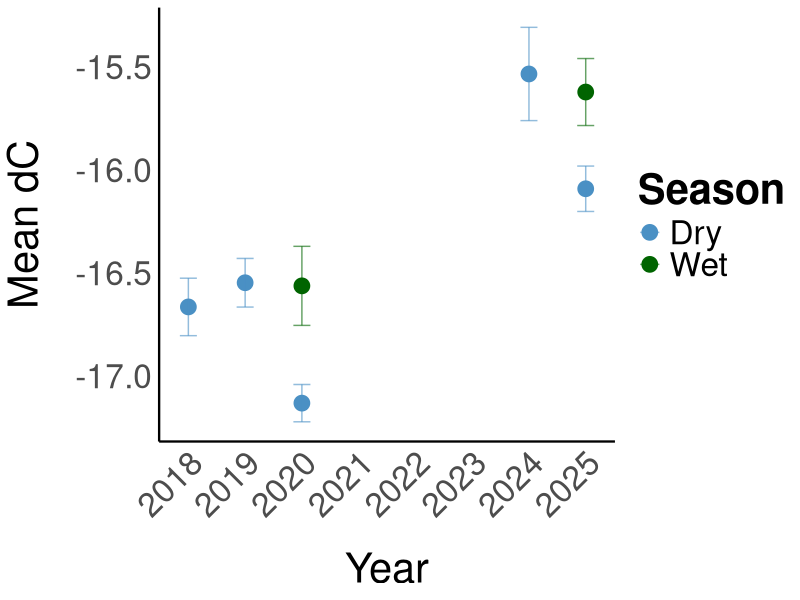
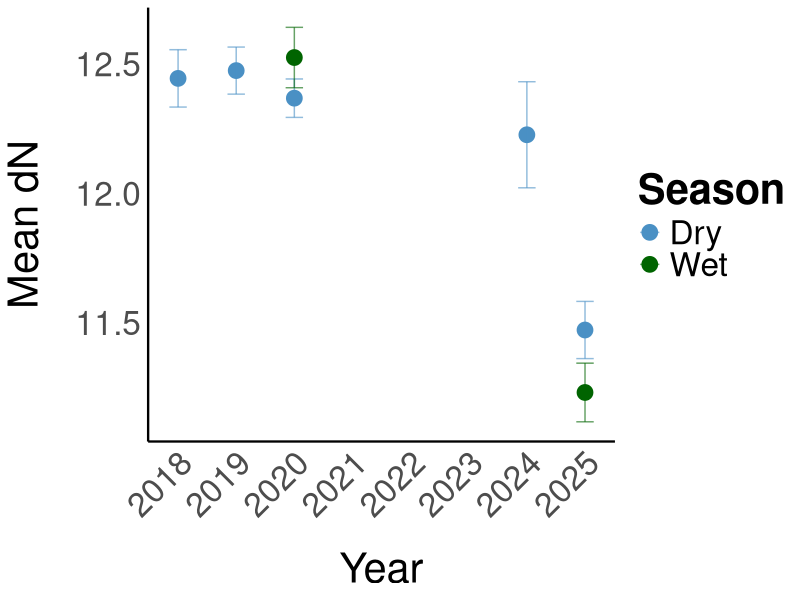

Source code (R) for these figures, in order:
## ---- chunk 1
#| include: false
library(patchwork)
library(broom)
library(tidyverse)

my_theme <- theme_minimal() +
  theme(
    axis.title.x = element_text(size = 30, margin = margin(t = 20)),
    axis.title.y = element_text(size = 30, margin = margin(r = 20)),
    axis.text.x = element_text(size = 24),
    axis.text.y = element_text(size = 24),
    panel.grid.major = element_blank(),
    panel.grid.minor = element_blank(),
    panel.background = element_blank(),
    plot.background = element_blank(),
    legend.title = element_text(size = 30, face = "bold"),
    legend.text = element_text(size = 24),
    strip.text = element_text(size = 30, face = "bold"),
    axis.line = element_line(colour = "black", linewidth = 0.8)) 

cbf <- c("orange", "#56B4E9", "#009E73", "#F0E442","pink")

## ---- chunk 2
#| echo: true
lab_outputs<-read.csv("Lab_outputs.csv",header=TRUE)
head(lab_outputs)
lab_outputs <- lab_outputs[, 1:(ncol(lab_outputs) - 4)]

metadata<-read.csv("Metadata.csv",header=TRUE)
head(metadata)
metadata <- metadata[, 1:(ncol(metadata) - 88)]

lab_outputs <- lab_outputs %>%
  mutate(Sample_ID = case_when(
    Sample_type == "Blood" ~ sub("^RBC([0-9]+)[a-zA-Z]$", "\\1", Sample_name), 
    Sample_type == "Skin"  ~ Sample_name,                       
    TRUE ~ Sample_name
  ))
head(lab_outputs)

blood_labs <- lab_outputs %>%
  filter(Sample_type == "Blood") %>%
  mutate(Sample_ID = as.integer(Sample_ID)) %>%
  left_join(metadata %>% select(Blood_RB, Sex, Life_stage, Date),
            by = c("Sample_ID" = "Blood_RB")) %>%
  mutate(Sample_ID = as.character(Sample_ID))

skin_labs <- lab_outputs %>%
  filter(Sample_type == "Skin") %>%
  left_join(metadata %>% select(Biopsy_no, Genetics_no, Sex, Life_stage, Date) %>%
              pivot_longer(c(Biopsy_no, Genetics_no), values_to = "Sample_ID") %>%
              select(-name),
            by = "Sample_ID")

SIA_full <- bind_rows(blood_labs, skin_labs) %>%
  select(-Sample_ID)

SIA_full <- SIA_full %>%
  mutate(
    Month = month(Date),
    Season = if_else(Month %in% 11:12 | Month %in% 1:4, "Wet", "Dry")
  )
SIA_full$Date <- as.Date(SIA_full$Date, format = "%d/%m/%Y")
SIA_full$Year <- year(SIA_full$Date)

head(SIA_full)
## ---- chunk 3
SIA_full %>%
  group_by(Sample_type, Sex, Season) %>%
  summarise(
    mean_C = round(mean(C, na.rm = TRUE), 2),
    sd_C   = round(sd(C, na.rm = TRUE), 2),
    mean_N = round(mean(N, na.rm = TRUE), 2),
    sd_N   = round(sd(N, na.rm = TRUE), 2),
    n      = n(),
    .groups = "drop"
  )
## ---- chunk 4
#| echo: true

SIA_biopsy<-SIA_full[SIA_full$Sample_type=="Skin",]

SIA_full %>%
  group_by(Year, Season) %>%
  summarise(mean_C = mean(C, na.rm = TRUE),
            se_C = sd(C, na.rm = TRUE) / sqrt(n()),
            n = n(),
            .groups = "drop") %>%
  ggplot(aes(x = Year, y = mean_C, colour = Season, group = Season)) +
  geom_point(size = 5) +
  geom_errorbar(aes(ymin = mean_C - se_C, ymax = mean_C + se_C), width = 0.3, alpha = 0.6)+
  scale_colour_manual(values = c("#4A90C4", "darkgreen")) +
  scale_x_continuous(breaks = seq(min(SIA_full$Year, na.rm = TRUE), 
                                   max(SIA_full$Year, na.rm = TRUE), 
                                   by = 1))+
  labs(
    x = "Year",
    y = "Mean dC",
    colour = "Season"
  ) +
  my_theme + 
  theme(axis.text.x = element_text(angle = 45, hjust = 1))

SIA_full %>%
  group_by(Year, Season) %>%
  summarise(mean_N = mean(N, na.rm = TRUE),
            se_N = sd(N, na.rm = TRUE) / sqrt(n()),
            n = n(),
            .groups = "drop") %>%
  ggplot(aes(x = Year, y = mean_N, colour = Season, group = Season)) +
  geom_point(size = 5) +
  geom_errorbar(aes(ymin = mean_N - se_N, ymax = mean_N + se_N), width = 0.3, alpha = 0.6)+
  scale_colour_manual(values = c("#4A90C4", "darkgreen")) +  
  scale_x_continuous(breaks = seq(min(SIA_full$Year, na.rm = TRUE), 
                                   max(SIA_full$Year, na.rm = TRUE), 
                                   by = 1))+
  labs(
    x = "Year",
    y = "Mean dN",
    colour = "Season"
  ) +
  my_theme + 
  theme(axis.text.x = element_text(angle = 45, hjust = 1))
